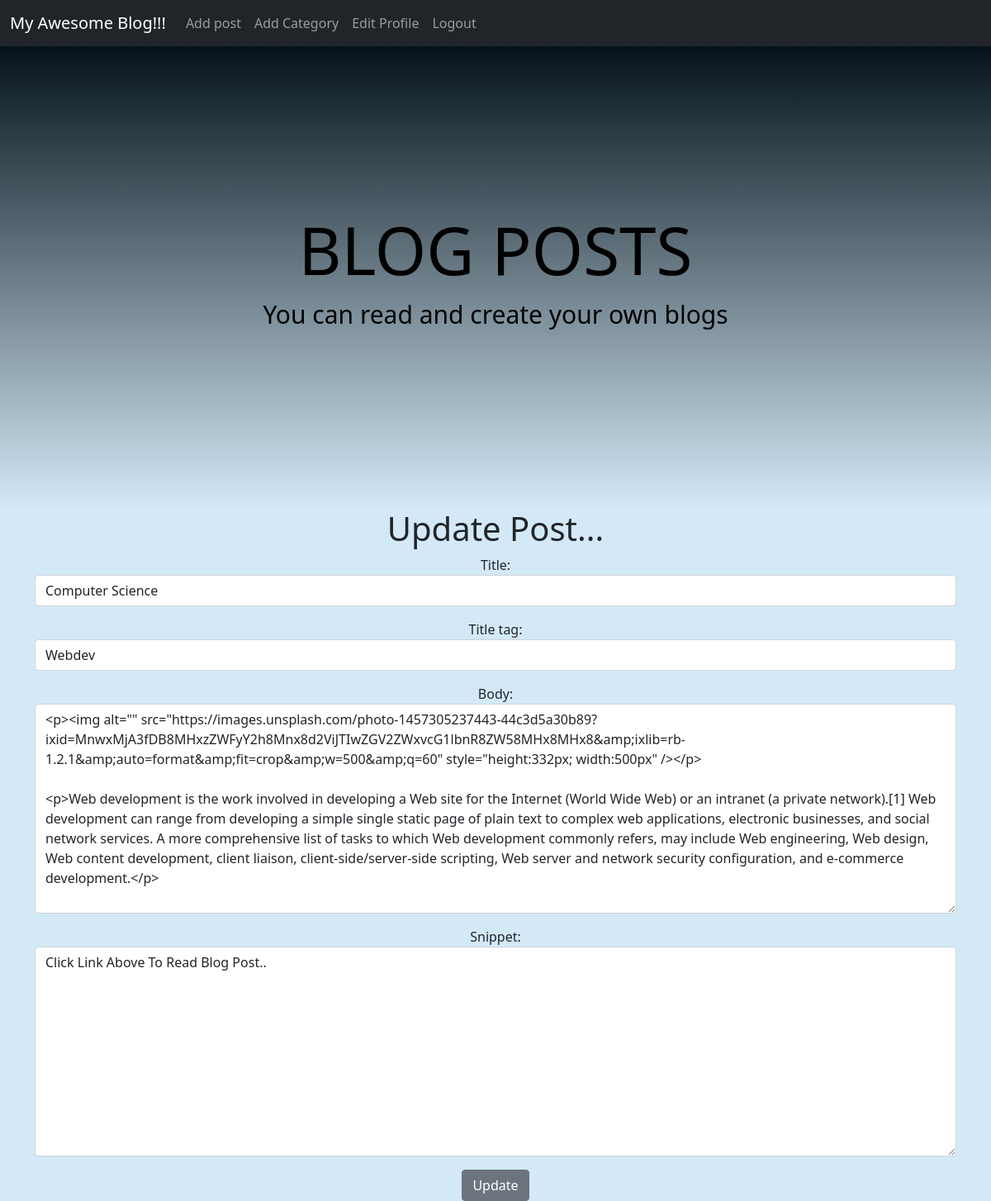
The app's page /article/edit/12 (signed in) with its own data.
### myblog/models.py (models this page shows, shortened)
class Post(models.Model):
    title = models.CharField(max_length=25)
    title_tag = models.CharField(max_length=50, default="My Awesome Blog")
    author = models.ForeignKey(User, on_delete=models.CASCADE)
    body = RichTextField(blank=True, null=True)
    post_date = models.DateField(auto_now_add=True)
    category = models.CharField(max_length=200,default='coding')
    snippet = models.CharField(max_length=200,default='')

### myblog/views.py (the view)
# urls.py: path('article/edit/<int:pk>', UpdatePostView.as_view(), name= "update_post"),
class UpdatePostView(UpdateView):
    model = Post
    form_class = EditForm
    template_name= 'update_post.html'

### myblog/forms.py
class EditForm(forms.ModelForm):
   class Meta:
       model = Post
       fields =('title', 'title_tag', 'body','snippet') #author remove aur comment out kar dia so tha we get rid of author in our edit and update page coz we are not able to set FIELD AND FORM CLASS TOGETHER(ERROR)***see in views.py***
       widgets = {
           'title' : forms.TextInput(attrs={'class': 'form-control','placeholder':'Type ur title here'}),
           'title_tag' : forms.TextInput(attrs={'class': 'form-control'}),
           'body' : forms.Textarea(attrs={'class': 'form-control'}),
           'snippet' : forms.Textarea(attrs={'class': 'form-control'}),
       }

### myblog/templates/update_post.html (shortened to what this page needs)
{% extends 'base.html' %}
{% block content %}
{% if user.is_authenticated %}
{% if user.id == post.author.id %}
      <h1>Update Post...</h1>
<div class="form-group">
       <form method="POST">
           {{ form.as_p}}
           <button class="btn btn-secondary">Update</button>
       </form>
    </div>
    {% else %}
    You are not allowed here! please login.
    {% endif%}
    {% else %}
    You are not allowed here!!
    {% endif%}
{% endblock %}

### myblog/templates/base.html (style rules this page uses)
* { padding: 0; margin:0; box-sizing: border-box; }

### records on screen
Post: title "Computer Science", title_tag "Webdev", body "<p><img alt=\"\" src=\"https://images.unsplash.com/photo-1457305237443-44c3d5a30b89?ixid=MnwxMjA3fDB8MHxzZWFyY2h8Mnx8d2ViJTIwZGV2ZWxvcG1lbnR8ZW58MHx8MHx8&amp;ixlib=rb-1.2.1&amp;auto=format&amp;fit=crop&amp;w=500&amp;q=60\" style=\"height:332px; width:500px\" /></p> <p>Web development is the work involved in developing a Web site for the Internet (World Wide Web) or an intranet (a private network).[1] Web development can range from developing a simple single static page of plain text to complex web applications, electronic businesses, and social network services. A more comprehensive list of tasks to which Web development commonly refers, may include Web engineering, Web design, Web content…", snippet "Click Link Above To Read Blog Post.."
